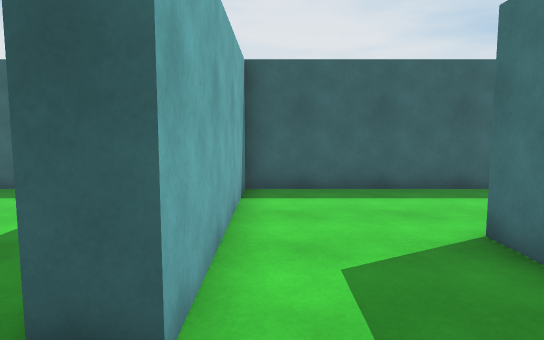
view 1 (above)

24 first-person views from a walk through a scene from a Unity 3-D project. The camera is 1.5 m above the floor, tilts 6° down and sees 70° across. The floor is counted in squares, 1 m on a side. Each view is taken from the middle of a square. On the plan, view 1 faces up. The plan holds only what a view shows up to about 17 squares ahead; the rest is blank. The place goes on beyond the plan. The player character is not drawn.

view 2
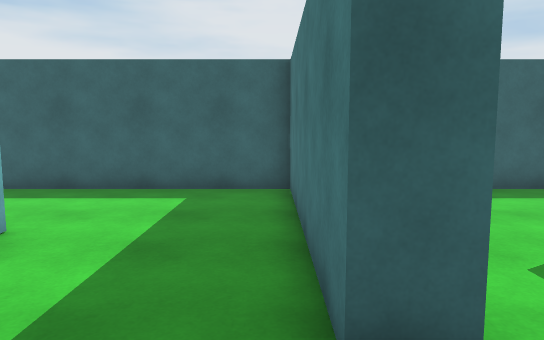

view 3
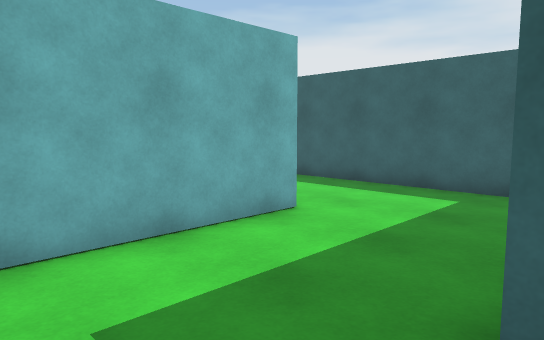

view 4
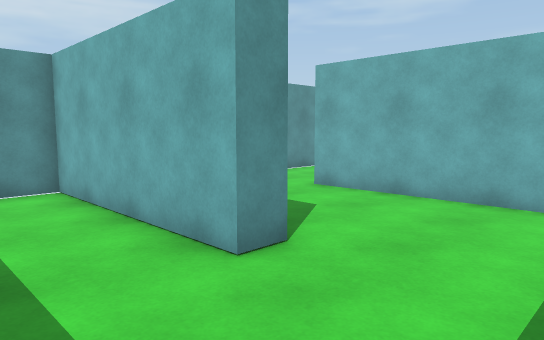

view 5
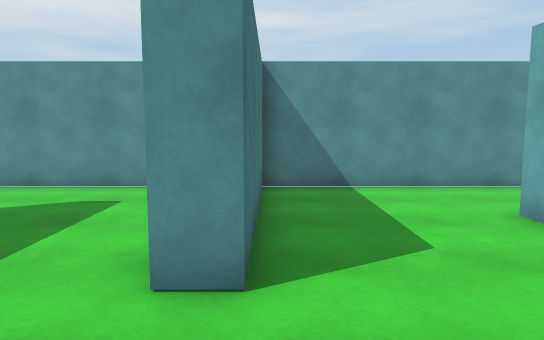

view 6
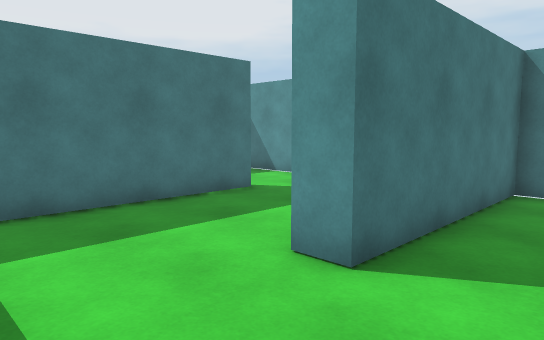

view 7
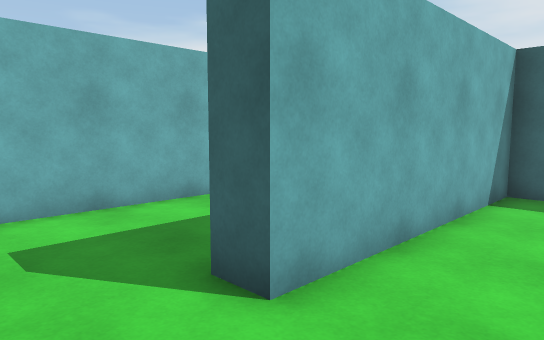

view 8
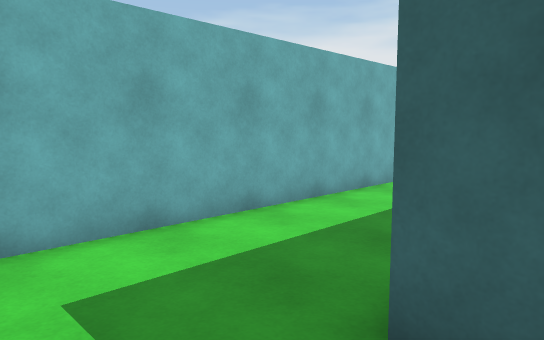

view 9
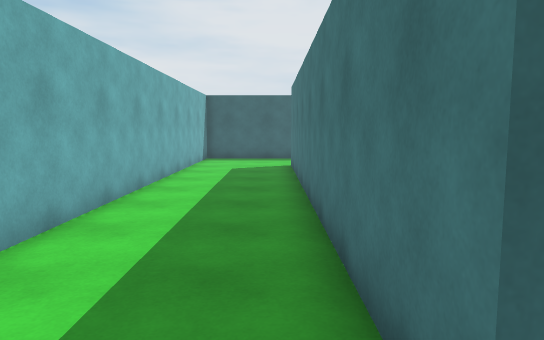

view 10
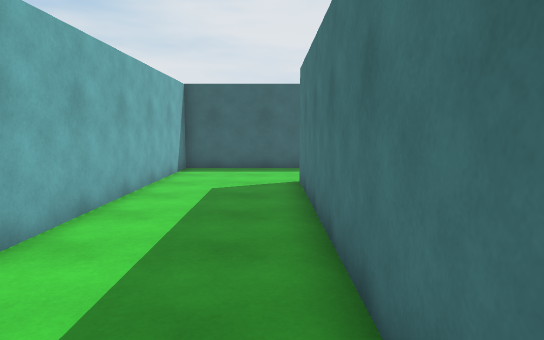

view 11
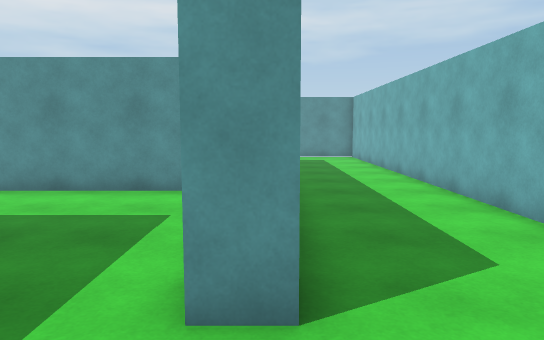

view 12
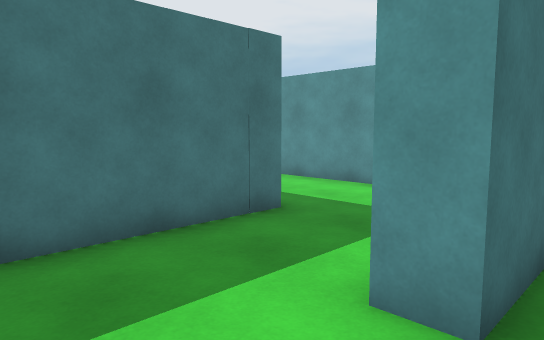

view 13
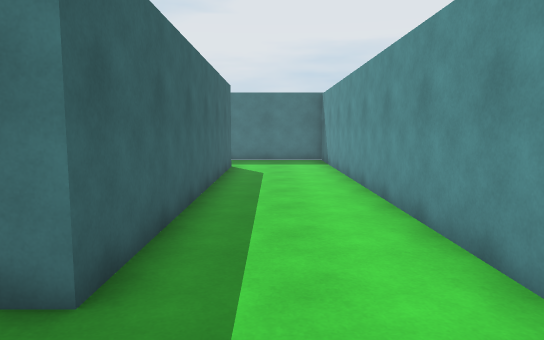

view 14
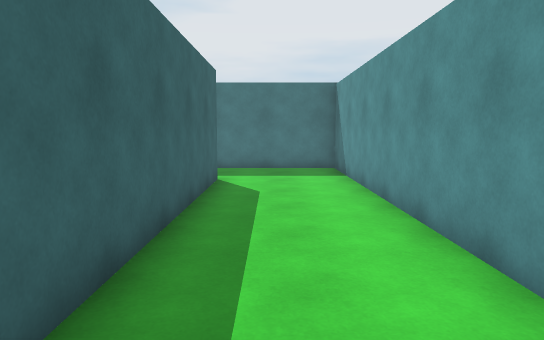

view 15
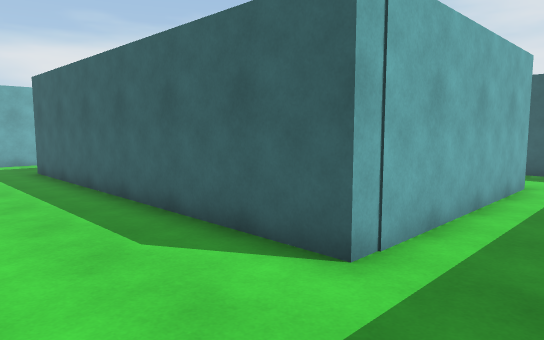

view 16
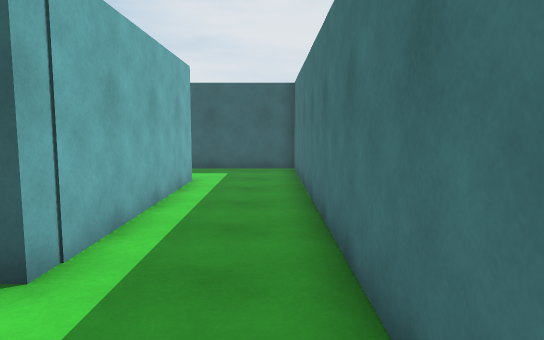

view 17
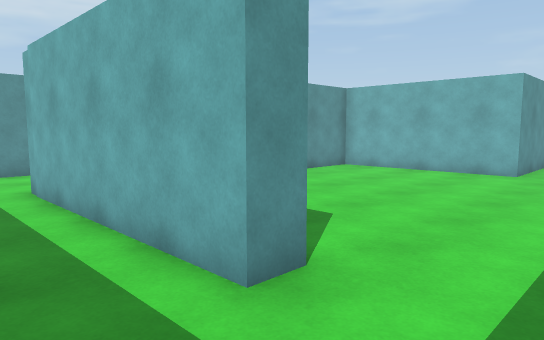

view 18
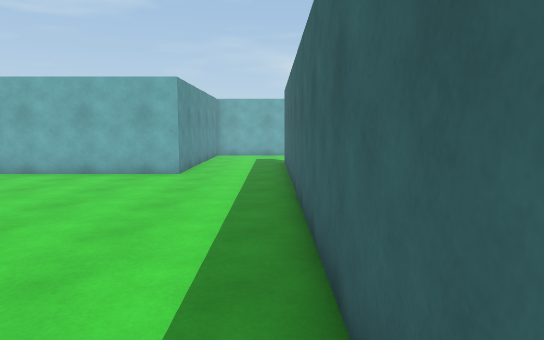

view 19
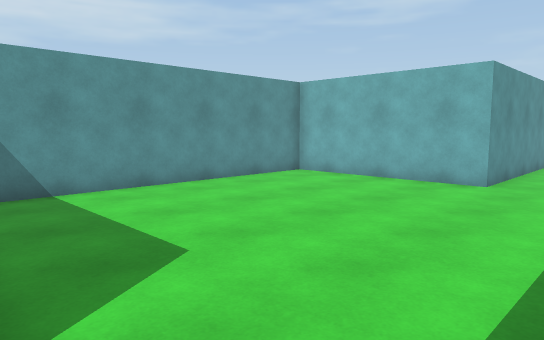

view 20
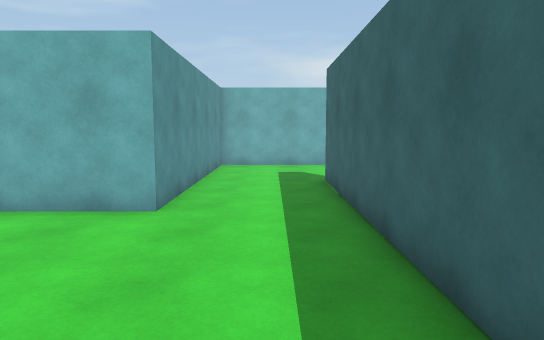

view 21
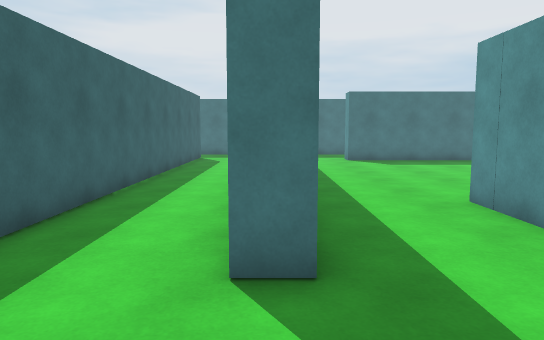

view 22
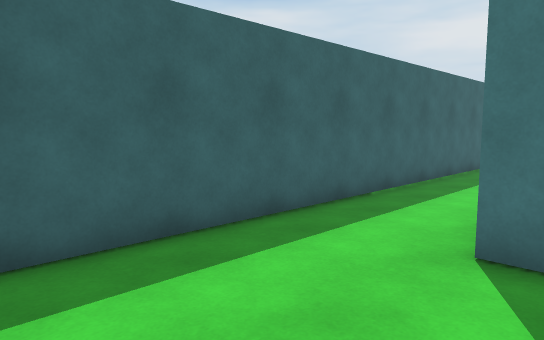

view 23
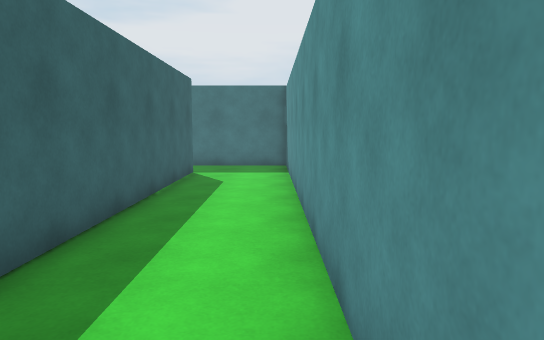

view 24
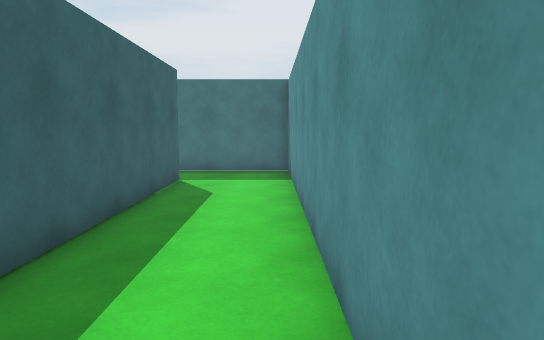

### Floor plan
Points are (right, up) in squares from view 1. A wall is a line through its corners. A room is listed if a view was taken in it or the views show most of it. See-through windows are left out.
Room 1 (views 1, 2, 3, 4, 5, 6, 7, 8, 9, 10, 11, 12, 13, 14, 15, 16, 17, 18, 19, 20, 21, 22, 23, 24)
walls: (-9.9, 10.6) (7.8, 10.6) (7.8, 25.2); (-11.3, 15.5) (-11.3, 14.1); (5.5, 9.7) (-0.7, 9.7) (-0.7, 2.3) (-1.5, 2.3) (-1.5, 9.7) (-11.3, 9.7) (-11.3, 2.3) (-12.2, 2.3) (-12.2, 17.2) (-11.2, 17.2); (-11.9, 21) (-16.3, 21) (-16.3, 0.9); (3.8, 22.3) (4.7, 22.3) (4.7, 14.6) (-7.9, 14.6) (-7.9, 19.2); (3, 4.1) (3, 5.4); (-7.2, 26.4) (7.8, 26.4) (7.8, 30.4); (7.9, 25.6) (-11.3, 25.6) (-11.3, 26.5); (-16.3, 26.4) (-16.3, 21.9) (-7, 21.9) (-7, 15.5) (2.4, 15.5); (5.5, 29.7) (-15.2, 29.7); (-15.5, -1) (-6.7, -1) (-6.7, 5.5) (-5.9, 5.5) (-5.9, -1) (2.1, -1)
ways out: opening at (6.5, 30)

Where each view was taken, in squares from view 1:
view 1: 0 up, 0 right, facing up
view 2: 0 up, 2 left, facing up
view 3: 0 up, 1 left, facing up-left
view 4: 9 up, 3 left, facing down-left
view 5: 9 up, 7 left, facing down
view 6: 9 up, 9 left, facing down-right
view 7: 0 up, 9 left, facing up-left
view 8: 0 up, 11 left, facing up-left
view 9: 1 up, 13 left, facing up
view 10: 6 up, 13 left, facing up
view 11: 20 up, 12 left, facing down
view 12: 20 up, 13 left, facing down-right
view 13: 13 up, 11 left, facing right
view 14: 13 up, 7 left, facing right
view 15: 11 up, 7 right, facing up-left
view 16: 11 up, 7 right, facing up
view 17: 25 up, 7 right, facing down-left
view 18: 25 up, 6 right, facing left
view 19: 25 up, 4 right, facing down-left
view 20: 24 up, 0 right, facing left
view 21: 26 up, 15 left, facing right
view 22: 25 up, 16 left, facing up-right
view 23: 27 up, 8 left, facing right
view 24: 27 up, 6 left, facing right
